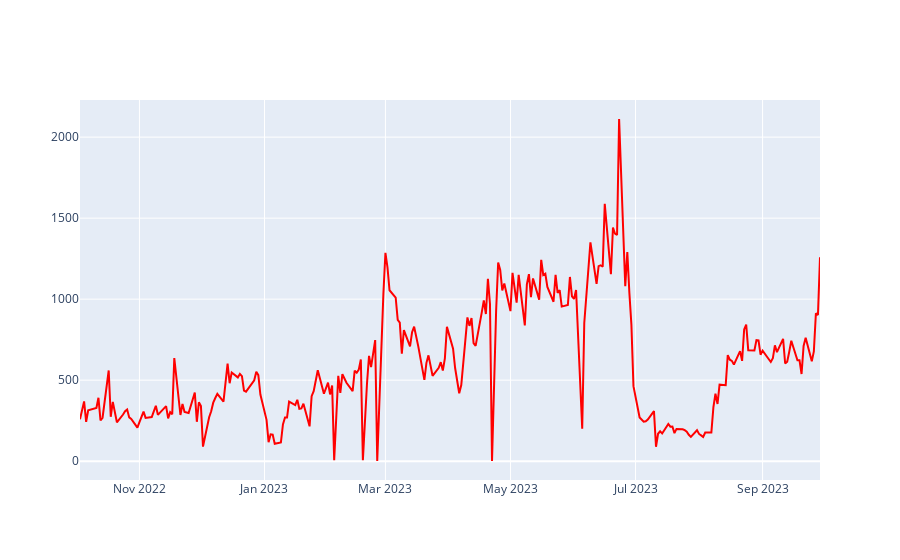

Write notebook code for a chart like this one.
### Markdown cell above
Count the number of records that appear in the data frame for a given date and label that value `count`. Create a table that whose records contain the date and the corresponding `count` value. Sort the table by the date from earliest to latest. Look back 30 `count` values, calculate the mean of those 30 `count` values, and record that mean in a table. Plot the means from this table on a graph.

### Code cell
%%time

fig = go.Figure(go.Scatter(x=certified_h1b_renewed['DECISION_DATE'].value_counts().sort_index().index, 
                           y=certified_h1b_renewed['DECISION_DATE'].value_counts().sort_index().values,
                           mode='lines',
                           name='Daily Counts',
                           line=dict(color='red')))
fig.show()

### Figure 1 — Plotly figure (JSON) as saved in the notebook; plotly's stock layout.template omitted (floating-point values rounded to 4 significant figures; data arrays with more than 128 entries replaced by an {"elided": "..."} marker saying what was removed)
{"data": [{"line": {"color": "red"}, "mode": "lines", "name": "Daily Counts", "type": "scatter", "x": {"elided": "258 str values"}, "y": {"elided": "258 int values"}}], "layout": {}}
